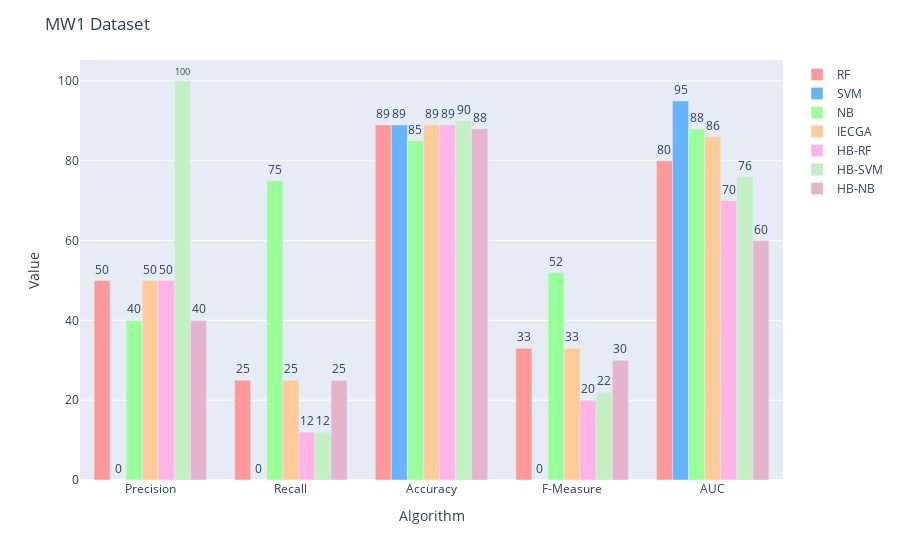

The code cell stored with this chart in its notebook:
### Code cell
import plotly.graph_objects as go
import numpy as np

# Sample data
categories = ['Precision','Recall','Accuracy','F-Measure','AUC']
# Each row corresponds to one category; each column is one of the 8 parts
data = np.array([
    [50,0,40,50,50,100,40],
    [25,0,75,25,12,12,25],
    [89,89,85,89,89,90,88],
    [33,0,52,33,20,22,30],
    [80,95,88,86,70,76,60],
])

# Define colors for each part
colors = [
    '#ff9999', '#66b3ff', '#99ff99', '#ffcc99',
    '#ffb3e6', '#c2f0c2', '#e6b3cc'
]
name_list=['RF','SVM','NB','IECGA','HB-RF','HB-SVM','HB-NB']
# Create a Figure
fig = go.Figure()

# Add each part as a separate trace, with side-by-side grouping
for i in range(data.shape[1]):
    fig.add_trace(go.Bar(
        x=categories,
        y=data[:, i],
        name=name_list[i],
        marker_color=colors[i],
        # Display the exact data values as text on top of each bar
        text=data[:, i],
        textposition='outside'
    ))

# Configure the layout for grouped bars
fig.update_layout(
    barmode='group',
    title='MW1 Dataset',
    xaxis_title='Algorithm',
    yaxis_title='Value',
    # If your chart's text appears cut off, increase the margin
    margin=dict(t=60)
)

fig.show()

### Figure 1 — Plotly figure (JSON) as saved in the notebook; plotly's stock layout.template omitted (floating-point values rounded to 4 significant figures)
{"data": [{"marker": {"color": "#ff9999"}, "name": "RF", "text": [50, 25, 89, 33, 80], "textposition": "outside", "type": "bar", "x": ["Precision", "Recall", "Accuracy", "F-Measure", "AUC"], "y": [50, 25, 89, 33, 80]}, {"marker": {"color": "#66b3ff"}, "name": "SVM", "text": [0, 0, 89, 0, 95], "textposition": "outside", "type": "bar", "x": ["Precision", "Recall", "Accuracy", "F-Measure", "AUC"], "y": [0, 0, 89, 0, 95]}, {"marker": {"color": "#99ff99"}, "name": "NB", "text": [40, 75, 85, 52, 88], "textposition": "outside", "type": "bar", "x": ["Precision", "Recall", "Accuracy", "F-Measure", "AUC"], "y": [40, 75, 85, 52, 88]}, {"marker": {"color": "#ffcc99"}, "name": "IECGA", "text": [50, 25, 89, 33, 86], "textposition": "outside", "type": "bar", "x": ["Precision", "Recall", "Accuracy", "F-Measure", "AUC"], "y": [50, 25, 89, 33, 86]}, {"marker": {"color": "#ffb3e6"}, "name": "HB-RF", "text": [50, 12, 89, 20, 70], "textposition": "outside", "type": "bar", "x": ["Precision", "Recall", "Accuracy", "F-Measure", "AUC"], "y": [50, 12, 89, 20, 70]}, {"marker": {"color": "#c2f0c2"}, "name": "HB-SVM", "text": [100, 12, 90, 22, 76], "textposition": "outside", "type": "bar", "x": ["Precision", "Recall", "Accuracy", "F-Measure", "AUC"], "y": [100, 12, 90, 22, 76]}, {"marker": {"color": "#e6b3cc"}, "name": "HB-NB", "text": [40, 25, 88, 30, 60], "textposition": "outside", "type": "bar", "x": ["Precision", "Recall", "Accuracy", "F-Measure", "AUC"], "y": [40, 25, 88, 30, 60]}], "layout": {"barmode": "group", "margin": {"t": 60}, "title": {"text": "MW1 Dataset"}, "xaxis": {"title": {"text": "Algorithm"}}, "yaxis": {"title": {"text": "Value"}}}}
